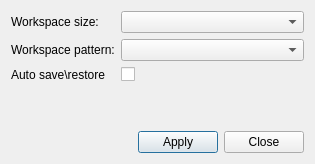
<?xml version="1.0" encoding="UTF-8"?>
<ui version="4.0">
 <class>CSettingsDlg</class>
 <widget class="QDialog" name="CSettingsDlg">
  <property name="geometry">
   <rect>
    <x>0</x>
    <y>0</y>
    <width>315</width>
    <height>164</height>
   </rect>
  </property>
  <property name="windowTitle">
   <string>Settings</string>
  </property>
  <layout class="QGridLayout" name="gridLayout" rowstretch="1,0,0,0">
   <item row="2" column="0">
    <spacer name="verticalSpacer">
     <property name="orientation">
      <enum>Qt::Vertical</enum>
     </property>
     <property name="sizeHint" stdset="0">
      <size>
       <width>20</width>
       <height>40</height>
      </size>
     </property>
    </spacer>
   </item>
   <item row="3" column="0">
    <layout class="QHBoxLayout" name="horizontalLayout">
     <item>
      <spacer name="horizontalSpacer">
       <property name="orientation">
        <enum>Qt::Horizontal</enum>
       </property>
       <property name="sizeHint" stdset="0">
        <size>
         <width>40</width>
         <height>20</height>
        </size>
       </property>
      </spacer>
     </item>
     <item>
      <widget class="QPushButton" name="pbApply">
       <property name="text">
        <string>Apply</string>
       </property>
      </widget>
     </item>
     <item>
      <widget class="QPushButton" name="pbClose">
       <property name="text">
        <string>Close</string>
       </property>
      </widget>
     </item>
    </layout>
   </item>
   <item row="0" column="0">
    <layout class="QFormLayout" name="formLayout">
     <item row="0" column="1">
      <widget class="QComboBox" name="workspaceSizeComboBox"/>
     </item>
     <item row="0" column="0">
      <widget class="QLabel" name="workspaceSizeLabel">
       <property name="text">
        <string>Workspace size:</string>
       </property>
      </widget>
     </item>
     <item row="1" column="0">
      <widget class="QLabel" name="workspacePatternLabel">
       <property name="text">
        <string>Workspace pattern:</string>
       </property>
      </widget>
     </item>
     <item row="1" column="1">
      <widget class="QComboBox" name="workspacePatternComboBox"/>
     </item>
     <item row="2" column="0">
      <widget class="QLabel" name="autoSaveRestoreLabel">
       <property name="text">
        <string>Auto save\restore</string>
       </property>
      </widget>
     </item>
     <item row="2" column="1">
      <widget class="QCheckBox" name="chkAutoSaveRestore"/>
     </item>
    </layout>
   </item>
  </layout>
 </widget>
 <resources/>
 <connections/>
</ui>
